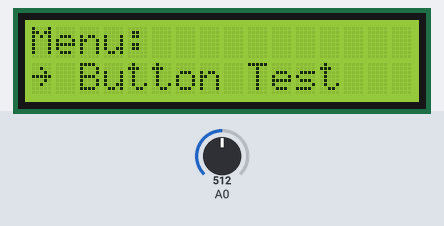
A sketch run on a simulated Arduino Uno, built with avr-gcc and run on an emulated ATmega328P. On the bench: 16×2 character LCD. The inputs (shaded band) are chosen by the test bench; at power-on: A0 = 512.

Above: at 1.2 s.
1.3 s: A0 set to 370
At 1.44 s:
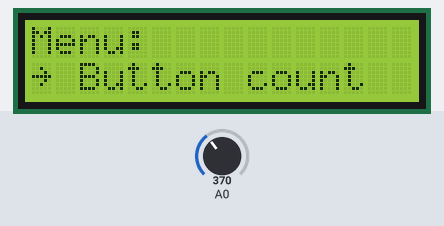
3.8 s: A0 set to 565
At 3.92 s:
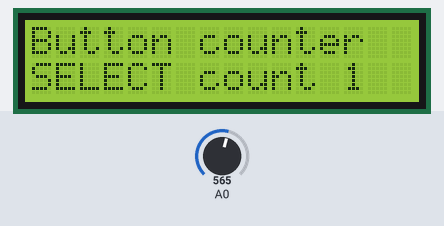
5.8 s: A0 set to 545
At 5.93 s:
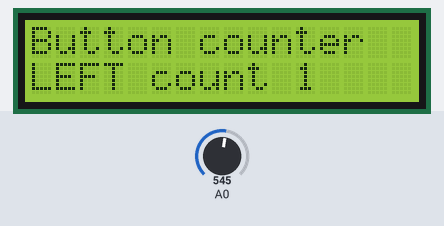
7.8 s: A0 set to 306
At 7.94 s:
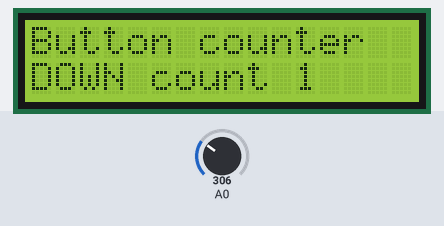
9.8 s: A0 set to 185
At 9.95 s:
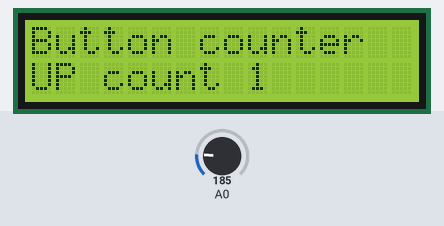
11.8 s: A0 set to 40
At 11.96 s:
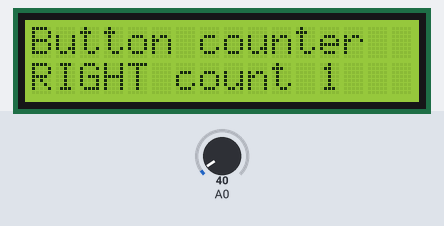

The sketch:

KeypadShield.ino
```cpp
/*  Podstawy Techniki mikroprocesorowej - Arduino 3
 *  Kamil Kasperski
 *  Program wymaga Arduino UNO i DFRobot Keypad Shield
 *
 *  W programie z MENU możemy wybrać jeden z trzech podprogramów:
 *  Button test - pokazuje aktualnie wciśnięty przycisk
 *  Button count - zlicza ilość wciśnięć każdego przycisku z osobna
 *  Values changer - zmienia wartości trzech zmiennych typu:
 *      integer (co 1)
 *      float (co 0.1)
 *      bool (true / false)
 *
 *  Każdy podprogram po wybraniu wymaga restartu arduino by zakończyć jego pracę (while nieskończony). Na razie nie chce mi się tego zmieniać.
 */

#include <LiquidCrystal.h>    // WYMAGANA biblioteka do obsługi LCD

LiquidCrystal lcd(8, 9, 4, 5, 6, 7);    // konstruktor ekranu LCD - porty ustalone wg schematu DFRobot Keypad Shield

// definicja stałych
#define RIGHT   0
#define UP      1
#define DOWN    2
#define LEFT    3
#define SELECT  4
#define NONE    5

static String option_list[] = {"Button Test   ", "Button count  ", "Values changer  "};

//funkcja do zmiany indeksu - by nie powielać kodu
int index_change(int btn, int index) {
  switch (btn) {
    case UP: {
      index--;
      break;
    }
    case DOWN: {
      index++;
      break;
    }
  }

  if (index > 2) {
    return 0;
  } else if (index < 0) {
    return 2;
  } else {
    return index;
  }
}

// funkcja do pobierania jaki przycisk został wciśnięty - z dokumentacji DFRobot Keypad Shield
int btn_read() {
  int btn = analogRead(0);

  if (btn < 50) {
    return RIGHT;
  }
  if (btn < 195) {
    return UP;
  }
  if (btn < 380) {
    return DOWN;
  }
  if (btn < 555) {
    return LEFT;
  }
  if (btn < 790) {
    return SELECT;
  }

  return NONE;
}

// funkcja pomocnicza do wywoływania innych podfunkcji po przyciśnięciu SELECT
void call_func(int index) {
  switch (index) {
    case 0: {
      lcd.clear();
      while (true) {
        btn_test();
      }
      break;
    }
    case 1: {
      lcd.clear();
      while (true) {
        btn_count();
      }
      break;
    }
    case 2: {
      lcd.clear();
      while (true) {
        val_incr();
      }
      break;
    }
  }
}

// właściwe podprogramy
// button counter
void btn_count() {
  lcd.setCursor(0,0);
  lcd.print("Button counter");
  lcd.setCursor(0,1);

  // deklaracja zmiennych zliczających
  static int countSEL = 0;
  static int countUP = 0;
  static int countDOWN = 0;
  static int countLEFT = 0;
  static int countRIGHT = 0;

  int btn = btn_read();

  switch (btn) {
    case UP: {
      countUP++;
      lcd.print("UP count        ");
      lcd.setCursor(9,1);
      lcd.print(countUP);
      break;
    }
    case DOWN: {
      countDOWN++;
      lcd.print("DOWN count      ");
      lcd.setCursor(11,1);
      lcd.print(countDOWN);
      break;
    }
    case LEFT: {
      countLEFT++;
      lcd.print("LEFT count      ");
      lcd.setCursor(11,1);
      lcd.print(countLEFT);
      break;
    }
    case RIGHT: {
      countRIGHT++;
      lcd.print("RIGHT count     ");
      lcd.setCursor(12,1);
      lcd.print(countRIGHT);
      break;
    }
    case SELECT: {
      countSEL++;
      lcd.print("SELECT count    ");
      lcd.setCursor(13,1);
      lcd.print(countSEL);
      break;
    }
    case NONE:{
      break;
    }
  }
  delay(150); // opóźnienie by program zbytnio nie szalał...
}

// button tester
void btn_test() {
  lcd.setCursor(0,0);
  lcd.print("Button tester");
  lcd.setCursor(0,1);

  int btn = btn_read();

  switch (btn) {
    case UP: {
      lcd.print("UP              ");
      break;
    }
    case DOWN: {
      lcd.print("DOWN            ");
      break;
    }
    case LEFT: {
      lcd.print("LEFT            ");
      break;
    }
    case RIGHT: {
      lcd.print("RIGHT           ");
      break;
    }
    case SELECT: {
      lcd.print("SELECT          ");
      break;
    }
    case NONE: {
      lcd.print("                ");
      break;
    }
  }
}

// value changer - shitcode
void val_incr() {

  lcd.setCursor(0,0);
  lcd.print("Values changer  ");
  lcd.setCursor(0,1);

  int btn = btn_read();

  static int integer_val = 0;
  static float float_val = 0;
  static bool bool_val = false;
  static String options[] = {"Integer         ", "Float           ", "Bool            "};
  static int sub_index = 0;

  switch (btn) {
    case UP: {
      sub_index = index_change(btn, sub_index);
      lcd.print(options[sub_index]);
      lcd.setCursor(9,1);

      switch (sub_index) {
        case 0: lcd.print(integer_val); break;
        case 1: lcd.print(float_val); break;
        case 2: {
          if (bool_val == false) {
            lcd.print("false");
          } else {
            lcd.print("true");
          }
        }
      }

      break;
    }
    case DOWN: {
      sub_index = index_change(btn, sub_index);
      lcd.print(options[sub_index]);
      lcd.setCursor(9,1);

      switch (sub_index) {
        case 0: lcd.print(integer_val); break;
        case 1: lcd.print(float_val); break;
        case 2: {
          if (bool_val == false) {
            lcd.print("false");
          } else {
            lcd.print("true");
          }
        }
      }
      break;
    }
    case LEFT: {
      lcd.print(options[sub_index]);
      lcd.setCursor(9,1);
      switch (sub_index) {
        case 0: integer_val--; lcd.print(integer_val); break;
        case 1: float_val -= 0.1; lcd.print(float_val); break;
        case 2: {
          bool_val = !bool_val;
          if (bool_val == false) {
            lcd.print("false");
          } else {
            lcd.print("true");
          }
          break;
        }
      }
      break;
    }
    case RIGHT: {
      lcd.print(options[sub_index]);
      lcd.setCursor(9,1);
      switch (sub_index) {
        case 0: {
          integer_val++;
          lcd.print(integer_val);
          break;
        }
        case 1: {
          float_val += 0.1;
          lcd.print(float_val);
          break;
        }
        case 2: {
          bool_val = !bool_val;
          if (bool_val == false) {
            lcd.print("false");
          } else {
            lcd.print("true");
          }
          break;
        }
      }
      break;
    }
    case SELECT:{
      lcd.print(options[sub_index]);
      lcd.setCursor(9,1);

      switch (sub_index) {
        case 0: lcd.print(integer_val); break;
        case 1: lcd.print(float_val); break;
        case 2: {
          if (bool_val == false) {
            lcd.print("false");
          } else {
            lcd.print("true");
          }
        }
      }
      break;
    }
    case NONE: {
      break;
    }
  }
  delay(150);  // wymagany delay by program zbytnio nie szalał...
}

void setup() {
  // pierwsze uruchomienie wyświetlacza i wyświetlenie informacji z głównego menu
  lcd.begin(16,2);
  lcd.setCursor(0,0);
  lcd.print("Menu:");
  lcd.setCursor(0,1);
  lcd.print("~ ");
  lcd.print(option_list[0]);
}

void loop() {
  // główne menu
  int btn = btn_read();
  static int index = 0;

  lcd.setCursor(2,1);
  switch (btn) {
    case SELECT: {
      call_func(index);
      break;
    }
    case UP: {
      // lista do góry
      index = index_change(btn, index);
      lcd.print(option_list[index]);
      break;
    }
    case DOWN: {
      // lista w dół
      index = index_change(btn, index);
      lcd.print(option_list[index]);
      break;
    }
    case NONE: {
      break;
    }
  }
  delay(250);  // wymagany delay by program zbytnio nie szalał...
}
```

Measured:
- after the input at 1.3 s, the display: changes at once (image 1)
- after the input at 3.8 s, the display: changes after 0.05 s (image 2)
- after the input at 5.8 s, the display: changes after 0.06 s (image 3)
- after the input at 7.8 s, the display: changes after 0.07 s (image 4)
- after the input at 9.8 s, the display: changes after 0.08 s (image 5)
- after the input at 11.8 s, the display: changes after 0.09 s (image 6)
